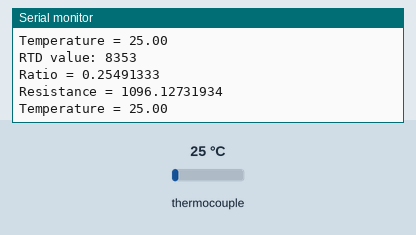
This sketch was run on a simulated ESP32. On the bench: the last lines printed to the serial monitor. The inputs (shaded band) are chosen by the test bench; at power-on: thermocouple 25 °C.

Above: at 1.7 s.
1.8 s: thermocouple set to 6 °C
At 3.0 s:
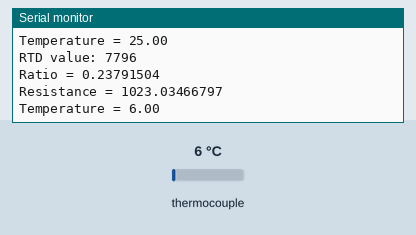
3.3 s: thermocouple set to 75 °C
At 3.9 s:
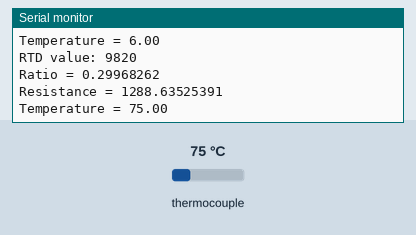
Timing chart, 0 to 6.3 s (numbered marks = the images above; inputs shaded):
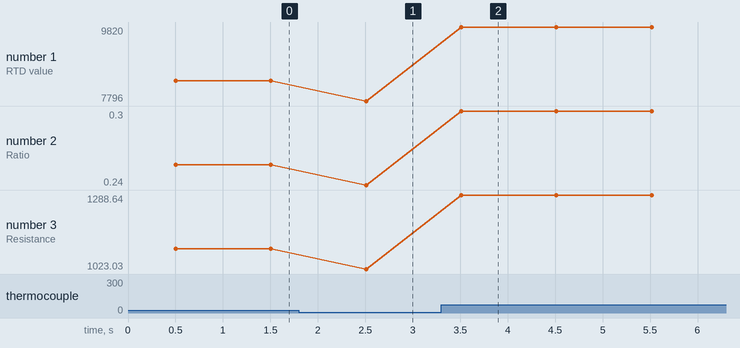

The sketch:

max31865.ino
```cpp
// LaskaKIT MAX31865

#include <Adafruit_MAX31865.h>

//#define LaskaKitESP32DEV
//#define LaskaKitESP32S3
#define LaskaKitESPink426

#ifdef LaskaKitESP32DEV
  #define MOSI  13
  #define MISO  12
  #define SCK   14
  #define CS    15
  #define POWER 2
#elif defined LaskaKitESP32S3
  #define MOSI  11
  #define MISO  13
  #define SCK   12
  #define CS    10
  #define POWER 47
#elif defined LaskaKitESPink426
  #define MOSI  37
  #define MISO  21
  #define SCK   14
  #define CS    46
  #define POWER 47
#endif

Adafruit_MAX31865 thermo = Adafruit_MAX31865(CS, MOSI, MISO, SCK);

#define PT1000  // select sensor type: PT100 or PT1000

#if defined(PT1000)
  #define RREF      4300.0
  #define RNOMINAL  1000.0
#elif defined(PT100)
  #define RREF      430.0
  #define RNOMINAL  100.0
#endif

void setup() {
  Serial.begin(115200);
  pinMode(POWER, OUTPUT);
  digitalWrite(POWER, HIGH); // enable power supply for ePaper and uSup
  delay(500);

  Serial.println("MAX31865 PT100/PT1000 Sensor Test!");

  thermo.begin(MAX31865_2WIRE);  // set to 2WIRE, 3WIRE or 4WIRE as necessary
}


void loop() {
  uint16_t rtd = thermo.readRTD();

  Serial.print("RTD value: "); Serial.println(rtd);
  float ratio = rtd;
  ratio /= 32768;
  Serial.print("Ratio = "); Serial.println(ratio,8);
  Serial.print("Resistance = "); Serial.println(RREF*ratio,8);
  Serial.print("Temperature = "); Serial.println(thermo.temperature(RNOMINAL, RREF));

  // Check and print any faults
  uint8_t fault = thermo.readFault();
  if (fault) {
    Serial.println("Mas spravne zapojeny senzor? Mas spravne zvoleny typ senzoru - PT100/PT100? Nebo spatne nastavene propojky?");
    Serial.print("Fault 0x"); Serial.println(fault, HEX);
    if (fault & MAX31865_FAULT_HIGHTHRESH) {
      Serial.println("RTD High Threshold");
    }
    if (fault & MAX31865_FAULT_LOWTHRESH) {
      Serial.println("RTD Low Threshold");
    }
    if (fault & MAX31865_FAULT_REFINLOW) {
      Serial.println("REFIN- > 0.85 x Bias");
    }
    if (fault & MAX31865_FAULT_REFINHIGH) {
      Serial.println("REFIN- < 0.85 x Bias - FORCE- open");
    }
    if (fault & MAX31865_FAULT_RTDINLOW) {
      Serial.println("RTDIN- < 0.85 x Bias - FORCE- open - ");
    }
    if (fault & MAX31865_FAULT_OVUV) {
      Serial.println("Under/Over voltage");
    }
    thermo.clearFault();
  }
  Serial.println();
  delay(1000);
}
```

Measured:
- after the input at 1.8 s, the serial monitor: prints a new line after 0.71 s (image 1)
- after the input at 3.3 s, the serial monitor: prints a new line after 0.21 s (image 2)
- plotted number 1: 8353 → 7796 after the input at 1.8 s, 7796 → 9820 after the input at 3.3 s
- plotted number 2: 0.25 → 0.24 after the input at 1.8 s, 0.24 → 0.3 after the input at 3.3 s
- plotted number 3: 1096.13 → 1023.03 after the input at 1.8 s, 1023.03 → 1288.64 after the input at 3.3 s
